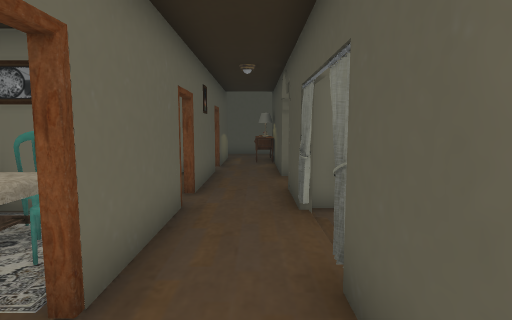
View 1 (above)

17 first-person views from a walk through a 3-D level made in the Unity game engine. The camera is 1.5 m above the floor, tilts 6° down and sees 80° across. The floor is counted in squares, 1 m on a side. Each view is taken from the middle of a square. On the plan, view 1 faces up. The plan holds only what a view shows up to about 15 squares ahead; the rest is blank. The player character is not drawn. Some animated figures are left out. Door leaves are left out, so doorways stand open. Some surface patterns are stand-ins.

View 2
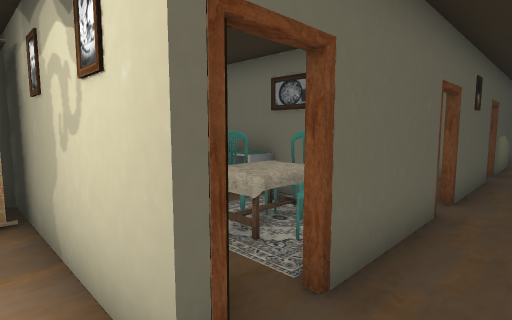

View 3
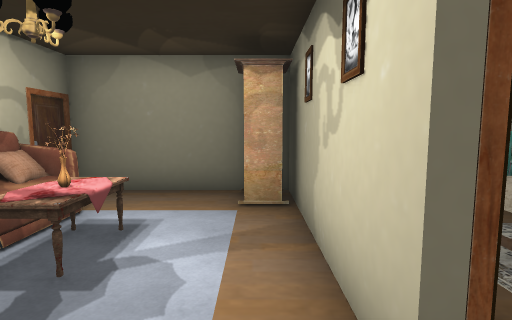

View 4
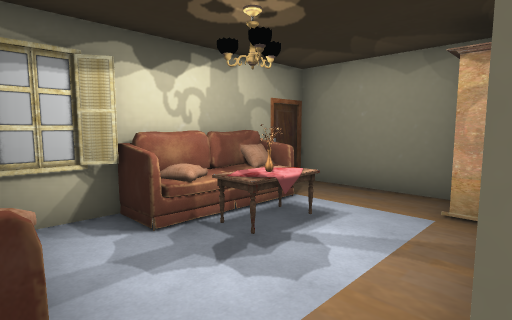

View 5
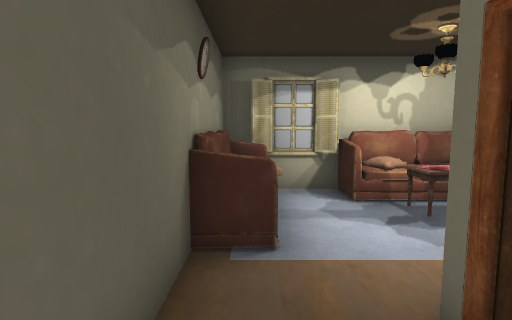

View 6
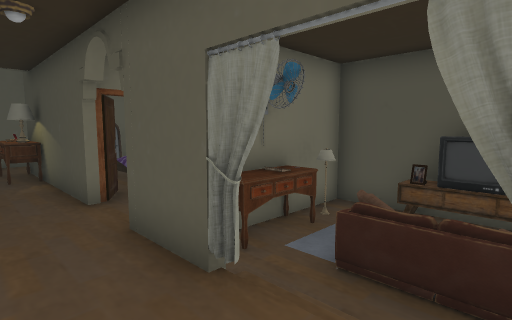

View 7
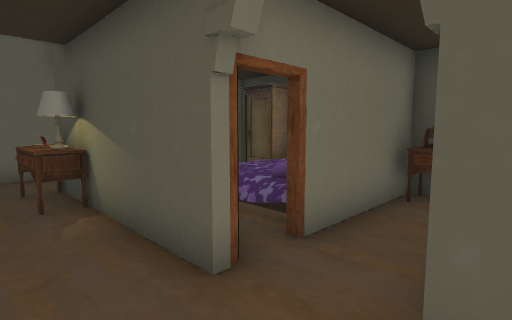

View 8
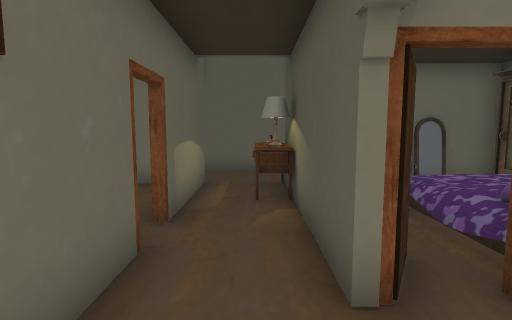

View 9
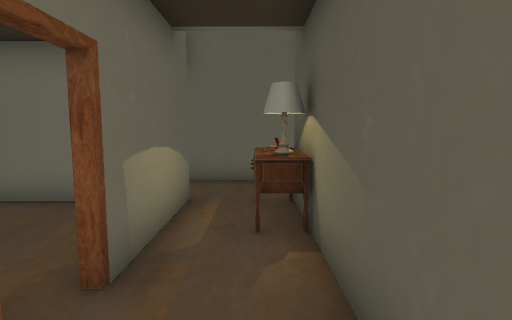

View 10
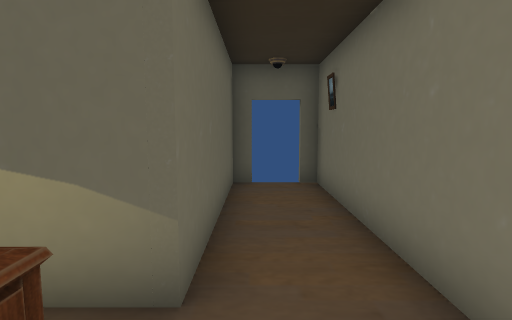

View 11
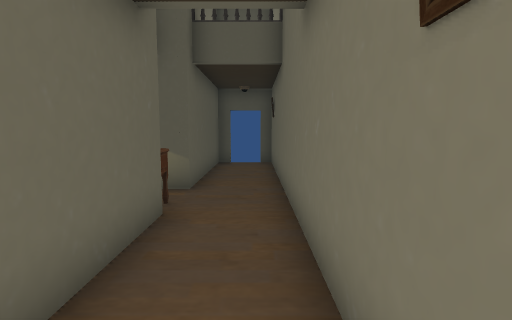

View 12
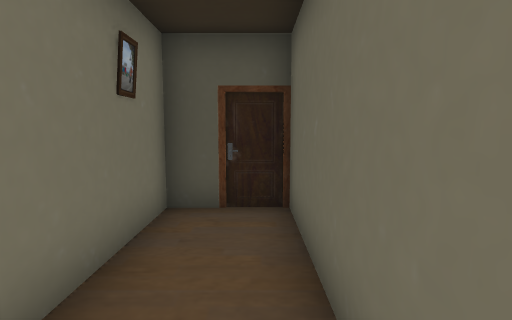

View 13
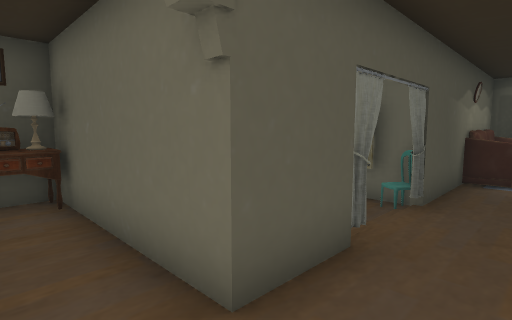

View 14
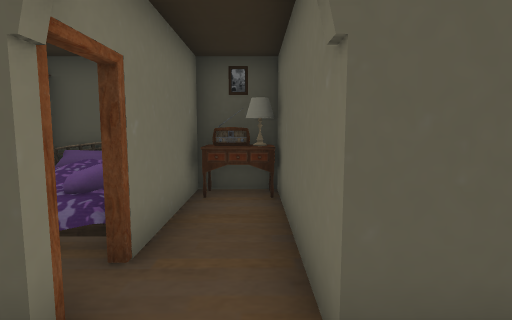

View 15
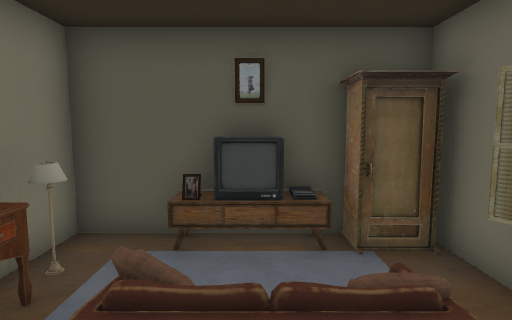

View 16
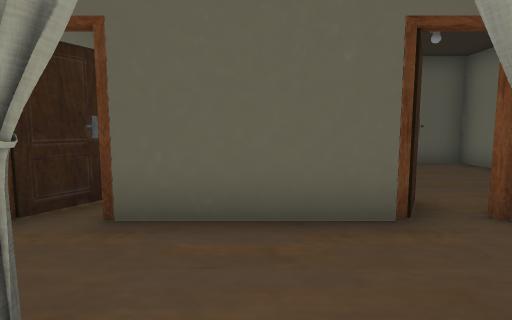

View 17
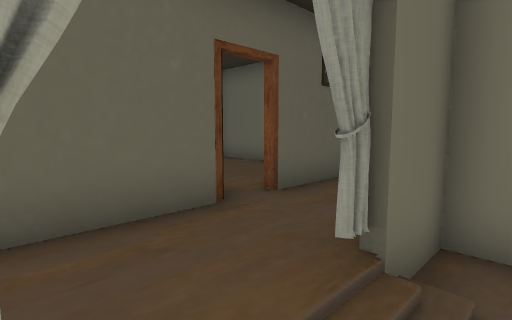

### Floor plan
Points are (right, up) in squares from view 1. A wall is a line through its corners. A room is listed if a view was taken in it or the views show most of it. See-through windows are left out.
Room 1 (views 1, 2, 3, 4, 5, 6)
walls: (-2.4, 0.8) (-7.3, 0.8) (-7.3, -4.4) (0.8, -4.4) (0.8, 3.4); (1, 2.8) (0.7, 3.2); (-0.4, -4.3) (0.1, -4); (-3.9, 5.5) (-4.5, 5.5)
ways out: opening at (-0.5, 4.5) to room 2
objects: other object (-7, 0) to (-6, 0); other object (-6, 5) to (-5, 5); other object (-5, -4) to (-2, -3); other object (-4, -3) to (-3, -2); other object (-4, 3) to (-4, 4); other object (-3, 3); other object (-3, 4) to (-3, 5); other object (-2, 1) to (-2, 2); other object (-2, 3) to (-2, 4); other object (0, -3) to (0, -1)
Room 2 (views 7, 8, 9, 10, 11, 12, 13, 14, 15, 16, 17)
walls: (0.8, 10.4) (0.8, 15.4) (6.7, 15.4) (6.7, 17.7) (-7.3, 17.7) (-7.3, 15.4) (-1.4, 15.4) (-1.4, 11.7); (-1.4, 10.5) (-1.4, 6.9); (2, 7.2) (1, 7.2) (1, 5.3); (1, 5.5) (0.9, 5.2) (0.9, 5.5) (0.8, 5.2); (0.9, 5.2) (0.9, 5.1) (0.8, 5.2); (0.9, 5.2) (0.8, 5.2); (0.9, 5.1) (0.7, 5.4); (0.8, 5) (0.9, 4.7) (0.8, 5.1); (5.4, 7.5) (6.4, 7.5) (6.4, 9.5); (-1.4, 5.5) (-1.4, 4.4); (0.8, 4.9) (0.6, 5.5); (0.7, 4.8) (0.9, 5.2) (0.9, 5.5); (0.8, 4.6) (0.8, 7.5) (2.5, 7.5); (6.4, 4.6) (6.4, 7.2); (6.4, 3) (6.4, 3.5); (1.5, 1) (2.8, 1); (4.4, 1) (6, 1)
ways out: opening at (-0.5, 4.5) to room 1; opening at (2, 11); open door at (-7.5, 16.5); gap at (-2, 7); gap at (-2, 12)
objects: other object (-2, 6); other object (0, 13); other object (0, 14); other object (0, 15); other object (1, 10) to (2, 10); other object (2, 2); other object (3, 3) to (3, 5); other object (3, 6) to (4, 6); other object (3, 7); other object (3, 8); other object (5, 7); other object (6, 2); other object (6, 3); other object (6, 4) to (6, 5); other object (6, 8); other object (6, 9)

Positions as (right, up) in squares from view 1, and headings:
1: (0, 0), facing up
2: (0, 0), facing up-left
3: (0, 0), facing left
4: (0, 1), facing down-left
5: (0, 3), facing down
6: (-1, 3), facing up-right
7: (-1, 7), facing up-right
8: (0, 7), facing up
9: (0, 9), facing up
10: (1, 16), facing left
11: (6, 17), facing left
12: (1, 16), facing right
13: (-1, 9), facing down-right
14: (-1, 8), facing right
15: (1, 4), facing right
16: (2, 4), facing left
17: (2, 3), facing up-left
